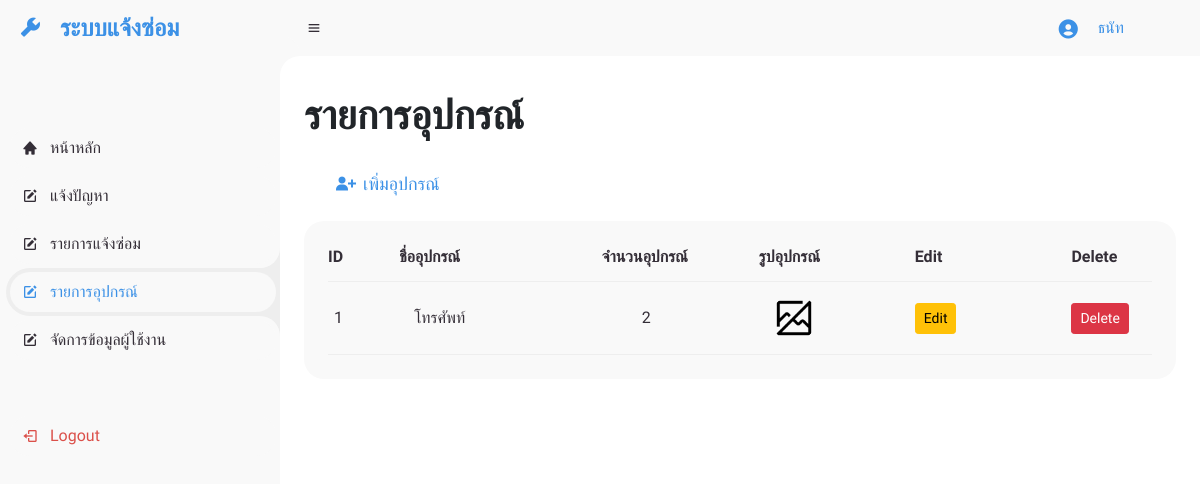
The app's page /product_list.php (signed in) with its own data.
### tables this page shows
CREATE TABLE `personal` (
  `per_id` int(5) NOT NULL COMMENT 'รหัสข้อมูลส่วนตัว',
  `user_id` int(5) NOT NULL COMMENT 'เลขรหัส user',
  `t_id` int(5) NOT NULL COMMENT 'รหัสคำนำหน้าชื่อ',
  `f_name` varchar(20) NOT NULL COMMENT 'ชื่อจริง',
  `l_name` varchar(20) NOT NULL COMMENT 'นามสกุล',
  `status_id` int(5) NOT NULL COMMENT 'รหัสสถานะ',
  `tel_num` varchar(15) NOT NULL COMMENT 'เบอร์โทรศัพท์'
);

CREATE TABLE `product` (
  `product_id` int(5) NOT NULL COMMENT 'รหัสอุปกรณ์',
  `pt_id` int(5) NOT NULL COMMENT 'รหัสไอดีจากตาราง pt',
  `product_img` varchar(100) NOT NULL COMMENT 'รูปอุปกรณ์',
  `product_qty` varchar(10) NOT NULL COMMENT 'จำนวนอุปกรณ์'
);

CREATE TABLE `product_type` (
  `pt_id` int(5) NOT NULL COMMENT 'เลขรหัส pt',
  `p_name` varchar(20) NOT NULL COMMENT 'ชื่ออุปกรณ์'
);

### product_list.php (the view, shortened to what this page needs)
<?php
	include 'condb.php';
?>
<!DOCTYPE html>
<html lang="en">
<head>
	<link href='https://unpkg.com/boxicons@2.0.9/css/boxicons.min.css' rel='stylesheet'>
	<link rel="stylesheet" href="styles/p_list.css">
	<link href="https://cdn.jsdelivr.net/npm/bootstrap@5.0.2/dist/css/bootstrap.min.css" rel="stylesheet">
	<link href="https://cdn.jsdelivr.net/npm/sweetalert2@11.10.7/dist/sweetalert2.min.css" rel="stylesheet">
</head>
<body>
        <section id="sidebar">
		<a href="#" class="brand">
			<i class='bx bxs-wrench' ></i>
			<span class="text">ระบบแจ้งซ่อม</span>
		</a>
		<ul class="side-menu top">
			<li >
				<a href="admin_mainpage.php">
					<i class='bx bxs-home'></i>
					<span class="text">หน้าหลัก</span>
				</a>
			</li>
			<li>
				<a href="problem_report.php">
					<i class='bx bxs-edit'></i>
					<span class="text">แจ้งปัญหา</span>
				</a>
			</li>
			<li>
				<a href="problem_list.php">
					<i class='bx bxs-edit'></i>
					<span class="text">รายการแจ้งซ่อม</span>
				</a>
			</li>
			<li  class="active">
				<a href="product_list.php">
					<i class='bx bxs-edit'></i>
					<span class="text">รายการอุปกรณ์</span>
				</a>
			</li>
			<li>
				<a href="show_member.php">
					<i class='bx bxs-edit'></i>
					<span class="text">จัดการข้อมูลผู้ใช้งาน</span>
				</a>
			</li>
		</ul>
		<ul class="side-menu">
			<li>
				<a href="logout.php" class="logout">
					<i class='bx bx-log-out' ></i>
					<span class="text">Logout</span>
				</a>
			</li>
		</ul>
	</section>
	<section id="content">
		<nav>
			<i class='bx bx-menu' ></i>
			<a href="#" class="profile">
				<i class='bx bxs-user-circle'></i>
				<?php if(isset($_SESSION['user_login']) || isset($_SESSION['admin_login'])){
					$user_id = isset($_SESSION['user_login']) ? $_SESSION['user_login'] : $_SESSION['admin_login'];
					$sql0 = "SELECT * FROM personal WHERE user_id = $user_id";
					$query0 = 	mysqli_query($conn, $sql0);
					$personal = mysqli_fetch_assoc($query0);
				}
				?>
				<span class="profile-name"><?php echo $personal['f_name'] ;?></span>
			</a>
		</nav>
        <main>
			<div class="head-title">
				<div class="left">
					<h1>รายการอุปกรณ์</h1>
					<ul class="breadcrumb">
						<li>
							<i class='bx bxs-user-plus'></i>
							<a class="text active" href="form_product.php">เพิ่มอุปกรณ์</a>
						</li>
					</ul>
				</div>
			</div>
            <div class="table-data">
				<div class="order">
					<table>
					<table>
						<thead>
							<tr>
								<th>ID</th>
								<th>ชื่ออุปกรณ์</th>
								<th>จำนวนอุปกรณ์</th>
								<th>รูปอุปกรณ์</th>
								<th>Edit</th>
								<th>Delete</th>
							</tr>
						</thead>
						<tbody>
						<?php
							$sql =  "SELECT p.product_id, pt.p_name, p.product_img, p.product_qty
									FROM product AS p
									INNER JOIN product_type AS pt ON pt.pt_id = p.pt_id";
							$result = mysqli_query($conn, $sql);
							while($row = mysqli_fetch_array($result)){
						?>
							<tr>
								<td><?=$row['product_id']?></td>
								<td><?=$row['p_name']?></td>
								<td><?=$row['product_qty']?></td>
								<td>
									<?php if(!empty($row['product_img'])): ?>
										<img src="img/img_upload/<?=$row['product_img']?>">
									<?php else: ?>
										<img src="img/no-image.png">
									<?php endif; ?>
								</td>
								<td><a href="edit_form_pro.php?id=<?=$row['product_id']?>" class="btn btn-warning btn-sm" >Edit</a></td>
								<td><a href="delete_product.php?id=<?=$row['product_id']?>" class="btn btn-danger btn-sm " >Delete</a></td>
							</tr>
						<?php
							}
						?>
						</tbody>
					</table>
				</div>
			</div>
        </main>
	</section>
</body>
</html>

### records on screen
personal: f_name "ธนัท"
product: product_id "1", pt.p_name "โทรศัพท์", product_qty "2"
